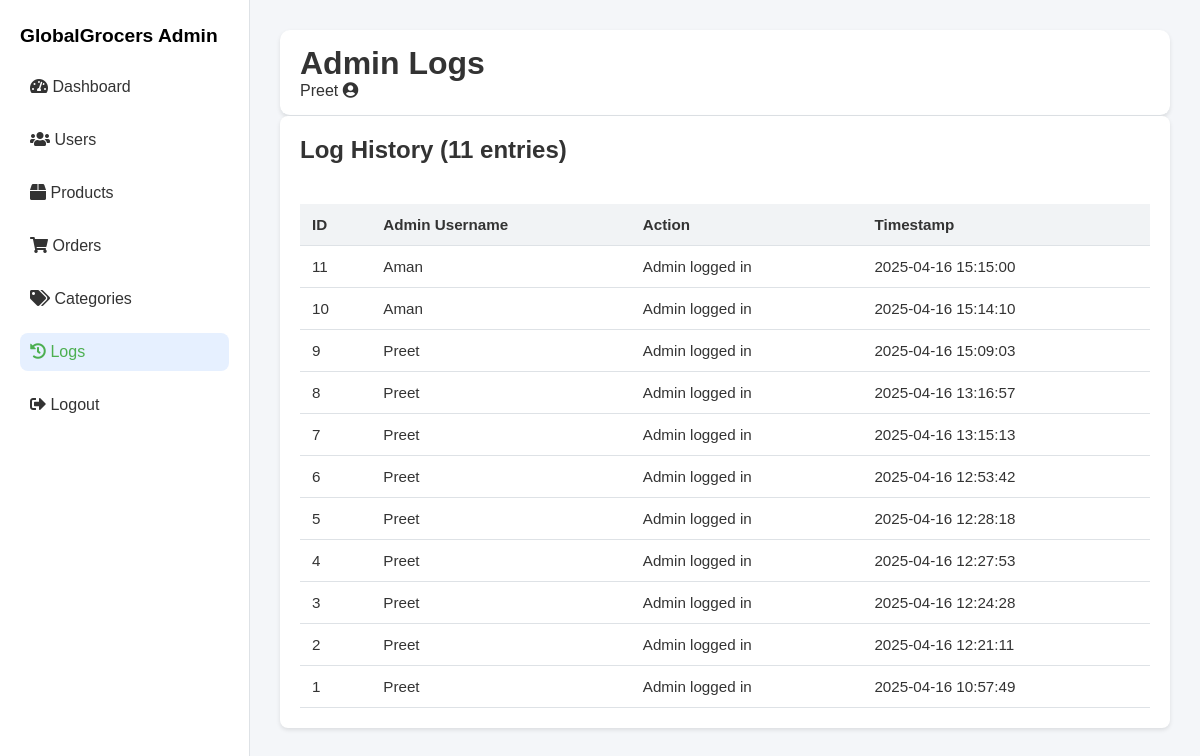
/admin/admin_logs.php (signed in), run on the app's committed database.
### tables this page shows
CREATE TABLE `admin_logs` (
  `id` int(11) NOT NULL,
  `user_id` int(11) NOT NULL,
  `action` varchar(255) NOT NULL,
  `created_at` timestamp NOT NULL DEFAULT current_timestamp()
);

### admin/admin_logs.php (the view, shortened to what this page needs)
<?php
include 'db_connection.php';
try {
    $stmt = $conn->prepare("
        SELECT admin_logs.*, admins.username
        FROM admin_logs
        JOIN admins ON admin_logs.user_id = admins.id
        ORDER BY admin_logs.created_at DESC
    ");
    $stmt->execute();
    $logs = $stmt->fetchAll(PDO::FETCH_ASSOC);
} catch (PDOException $e) {
    $error = "Error fetching logs: " . $e->getMessage();
    $logs = [];
}
?>
<!DOCTYPE html>
<html lang="en">
<head>
    <link rel="stylesheet" href="../css/admin.css">
    <link rel="stylesheet" href="https://cdnjs.cloudflare.com/ajax/libs/font-awesome/5.15.4/css/all.min.css">
</head>
<body>
<div class="admin-container">
    <aside class="sidebar">
        <div class="sidebar-header">
        <h2><a href="admin.php">GlobalGrocers Admin</a></h2>
        </div>
        <nav>
            <ul>
                <li><a href="admin.php"><i class="fas fa-tachometer-alt"></i> Dashboard</a></li>
                <li><a href="admin_users.php"><i class="fas fa-users"></i> Users</a></li>
                <li><a href="admin_products.php"><i class="fas fa-box"></i> Products</a></li>
                <li><a href="admin_orders.php"><i class="fas fa-shopping-cart"></i> Orders</a></li>
                <li><a href="admin_categories.php"><i class="fas fa-tags"></i> Categories</a></li>
                <li><a href="admin_logs.php" class="active"><i class="fas fa-history"></i> Logs</a></li>
                <li><a href="admin_logout.php"><i class="fas fa-sign-out-alt"></i> Logout</a></li>
            </ul>
        </nav>
    </aside>
    <main class="main-content">
        <header>
            <h1>Admin Logs</h1>
            <div class="user-profile">
                <span><?= htmlspecialchars($_SESSION['admin_username']) ?></span>
                <i class="fas fa-user-circle"></i>
            </div>
        </header>
        <section class="table-section">
            <div class="table-header">
                <h2>Log History (<?= count($logs) ?> entries)</h2>
            </div>
            <table>
                <thead>
                <tr>
                    <th>ID</th>
                    <th>Admin Username</th>
                    <th>Action</th>
                    <th>Timestamp</th>
                </tr>
                </thead>
                <tbody>
                <?php if (empty($logs)): ?>
                    <tr><td colspan="4">No logs available.</td></tr>
                <?php else: ?>
                    <?php foreach ($logs as $log): ?>
                        <tr>
                            <td><?= htmlspecialchars($log['id']) ?></td>
                            <td><?= htmlspecialchars($log['username']) ?></td>
                            <td><?= htmlspecialchars($log['action']) ?></td>
                            <td><?= date('Y-m-d H:i:s', strtotime($log['created_at'])) ?></td>
                        </tr>
                    <?php endforeach; ?>
                <?php endif; ?>
                </tbody>
            </table>
        </section>
    </main>
</div>
</body>
</html>

### css/admin.css (style rules this page uses)
* { margin: 0; padding: 0; box-sizing: border-box; }
:root { --primary-color: #4caf50; --primary-light: #e6f0ff; --white: #fff; --background-light: #f4f6f9; --text-color: #333; --text-light: #6c757d; --border-color: #dee2e6; --shadow: 0 2px 4px rgba(0, 0, 0, 0.1); --radius: 8px; --transition: all 0.3s ease; }
body { font-family: 'Arial', sans-serif; background-color: var(--background-light); color: var(--text-color); }
header { background: var(--white); border-bottom: 1px solid var(--border-color); padding: 15px 20px; box-shadow: var(--shadow); border-radius: 10px; }
.admin-container { display: flex; min-height: calc(100vh - 60px); }
.sidebar { width: 250px; background: var(--white); border-right: 1px solid var(--border-color); padding: 20px; }
.sidebar ul { list-style: none; }
.sidebar ul li { margin-bottom: 15px; }
.sidebar ul li a { color: var(--text-color); display: block; padding: 10px; border-radius: var(--radius); text-decoration: none; transition: var(--transition); }
.sidebar ul li a:hover, .sidebar ul li a.active { background: var(--primary-light); color: var(--primary-color); }
.main-content { flex: 1; padding: 30px; background: var(--background-light); }
.main-content h2 { font-size: 1.8rem; margin-bottom: 20px; color: var(--text-color); }
.table-section { background: var(--white); padding: 20px; border-radius: var(--radius); box-shadow: var(--shadow); }
.table-header { display: flex; justify-content: space-between; align-items: center; margin-bottom: 20px; }
.table-header h2 { font-size: 1.5rem; color: var(--text-color); }
table { width: 100%; border-collapse: collapse; font-size: 0.95rem; }
table thead { background-color: #f1f3f5; }
table th, table td { padding: 12px; text-align: left; border-bottom: 1px solid var(--border-color); }
table th { font-weight: 600; color: var(--text-color); }
.sidebar-header { margin-bottom: 20px; }
.sidebar-header a { font-size: 1.2rem; font-weight: bolder; color: black; text-decoration: none; }

### data on the page
admin_logs: id "11", user.username "Aman", action "Admin logged in", created_at "2025-04-16 15:15:00"
admin_logs: id "10", user.username "Aman", action "Admin logged in", created_at "2025-04-16 15:14:10"
admin_logs: id "9", user.username "Preet", action "Admin logged in", created_at "2025-04-16 15:09:03"
admin_logs: id "8", user.username "Preet", action "Admin logged in", created_at "2025-04-16 13:16:57"
admin_logs: id "7", user.username "Preet", action "Admin logged in", created_at "2025-04-16 13:15:13"
admin_logs: id "6", user.username "Preet", action "Admin logged in", created_at "2025-04-16 12:53:42"
admin_logs: id "5", user.username "Preet", action "Admin logged in", created_at "2025-04-16 12:28:18"
admin_logs: id "4", user.username "Preet", action "Admin logged in", created_at "2025-04-16 12:27:53"
admin_logs: id "3", user.username "Preet", action "Admin logged in", created_at "2025-04-16 12:24:28"
admin_logs: id "2", user.username "Preet", action "Admin logged in", created_at "2025-04-16 12:21:11"
admin_logs: id "1", user.username "Preet", action "Admin logged in", created_at "2025-04-16 10:57:49"

### other printed values
$_SESSION['admin_username'] "Preet"
count($logs) "11"
